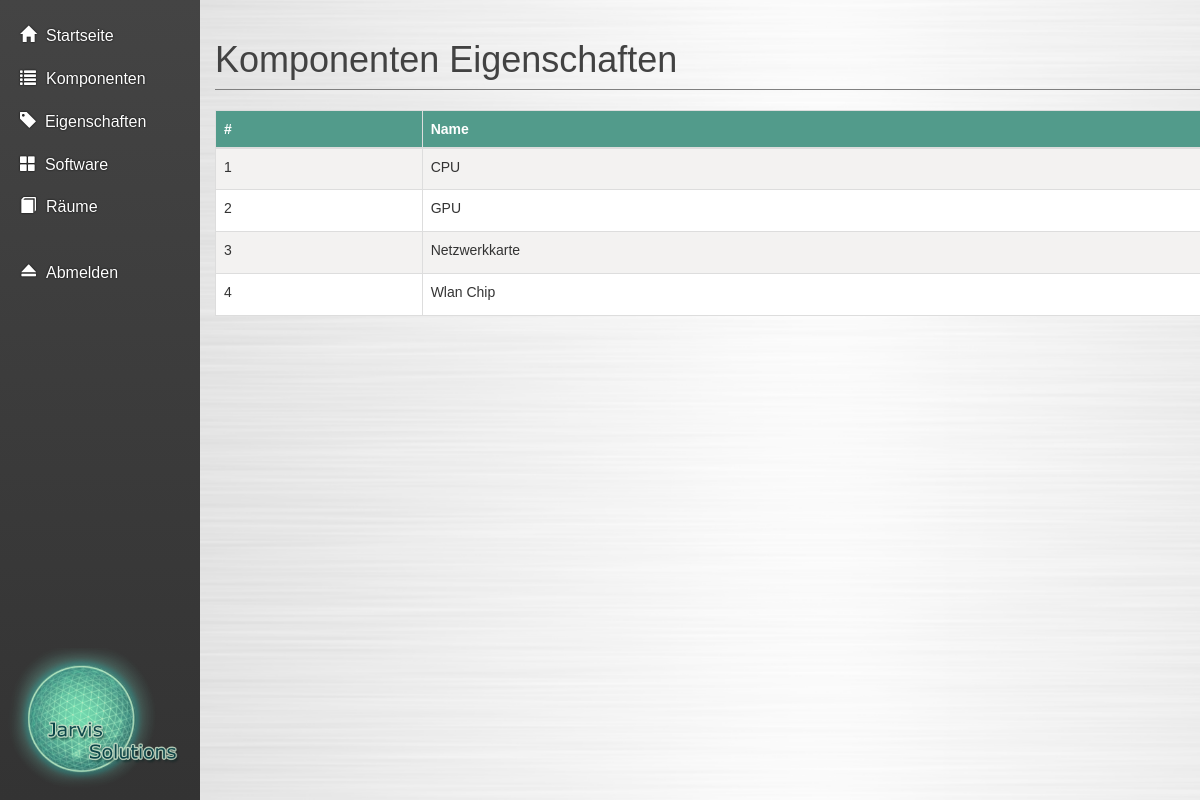
/pages/componentAttributes.php, run on an earlier commit of the app's database.
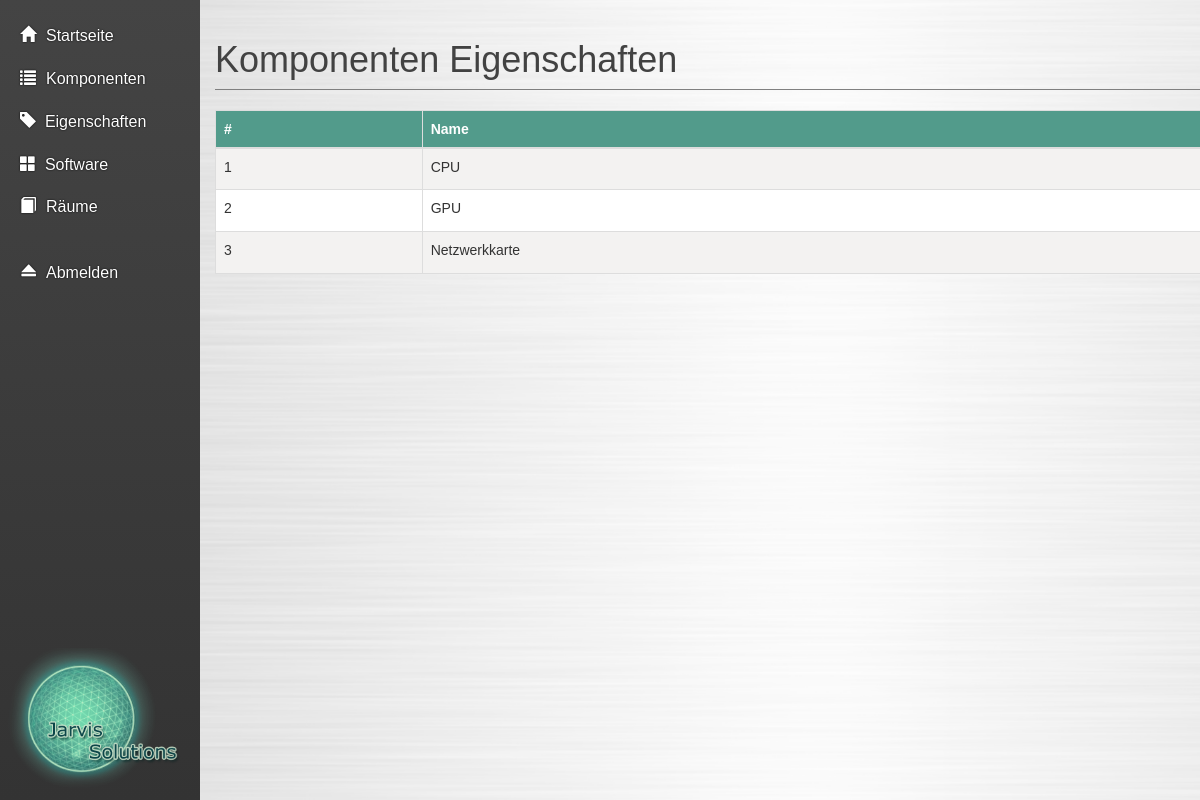
And on a later commit of the database.
### tables this page shows
CREATE TABLE IF NOT EXISTS `komponentenattribute` (
  `kat_id` int(11) NOT NULL,
  `kat_bezeichnung` varchar(25) NOT NULL
);

### php/dbq/attribute_query.php (called while the page is built, shortened)
<?php
include_once '../php/classes/db_connect.php';
function getAttributes() {
    global $mysqli;
    if (!$stmt = $mysqli->prepare("SELECT * FROM komponentenattribute")) {
        header("Location: ./err.php?err=Database error: "
                . "cannot prepare statement");
        exit();
    }
    $stmt->execute();
    $stmt->bind_result($id, $desc);
    $attributes = array();
    while ($stmt->fetch()) {
        $attributes[] = array("kat_id" => $id, "kat_bezeichnung" => $desc);
    }
    return $attributes;
}

### pages/componentAttributes.php (the view, shortened to what this page needs)
<?php
    include('../php/dbq/attribute_query.php');
?>
<!DOCTYPE html>
<html lang="de">
    <head>
        <?php include('../fragments/default_includes.php'); ?>
    </head>
    <body>
        <div class="wrapper">
            <div class="box">
                <div class="row row-offcanvas row-offcanvas-left">
                    <?php include('../fragments/navigation_left.php'); ?>
                    <div class="column col-sm-10 col-xs-11" id="main">
                        <div class="container">
                            <h1 class="page-header">Komponenten Eigenschaften</h1>
                            <table class="table table-bordered table-responsive">
                                <thead>
                                    <tr>
                                        <th>#</th>
                                        <th>Name</th>
                                    </tr>
                                </thead>
                                <tbody>
                                    <?php
                                        $properties = getAttributes();
                                        foreach($properties as $property) {
                                            $id = $property["kat_id"];
                                            $name = $property["kat_bezeichnung"];
                                            echo('
                                                <tr>
                                                    <td class="clickable">'.$id.'</td>
                                                    <td class="clickable">'.$name.'</td>
                                                    <td class="delete-column">
                                                        <button name="btnRemove" class="delete-button pull-right"><span class="glyphicon glyphicon-remove-sign"></span>
                                                    </td>
                                                </tr>
                                            ');
                                        }
                                    ?>
                                </tbody>
                            </table>
                        </div>
                    </div>
                </div>
            </div>
        </div>
    </body>
</html>

### fragments/default_includes.php (shortened to what this page needs)
<link href="../css/bootstrap.min.css" rel="stylesheet"/>
<link href="../css/style.css" rel="stylesheet"/>

### fragments/navigation_left.php (shortened to what this page needs)
<?php
    $homeUrl = "./index.php";
    $componentUrl = "./component.php";
    $propertiesUrl = "./componentAttributes.php";
    $softwareUrl = "./software.php";
    $roomsUrl = "./rooms.php";
    $logoutUrl = "./logout.php";
?>
<div class="col col-sm-2 col-xs-1 sidebar-offcanvas" id="sidebar">
    <ul class="nav hidden-xs" id="lg-menu">
        <li>
            <a href="<?php echo($homeUrl); ?>"><span class="glyphicon glyphicon-home"></span><span class="navigationText">Startseite</span></a>
        </li>
        <li>
            <a href="<?php echo($componentUrl); ?>"><span class="glyphicon glyphicon-list"></span><span class="navigationText">Komponenten</span></a>
        </li>
        <li>
            <a href="<?php echo($propertiesUrl); ?>"><span class="glyphicon glyphicon-tag"></span>&nbsp;&nbsp;Eigenschaften</a>
        </li>
        <li>
            <a href="<?php echo($softwareUrl); ?>"><span class="glyphicon glyphicon-th-large"></span>&nbsp;&nbsp;Software</a>
        </li>
        <li>
            <a href="<?php echo($roomsUrl); ?>"><span class="glyphicon glyphicon-book"></span><span class="navigationText">Räume</span></a>
        </li>
        <li>
            <span>&nbsp;</span>
        </li>
        <li>
            <a href="<?php echo($logoutUrl); ?>"><span class="glyphicon glyphicon-eject"></span><span class="navigationText">Abmelden</span></a>
        </li>
    </ul>
    <div class="hidden-xs">
        <img id="sidebar-footer" src="../images/Logo.png"/>
    </div>
</div>

### css/style.css (style rules this page uses)
* { cursor: default; }
html, body { height: 100%; font-family: verdana,arial,sans-serif; -webkit-user-select: none; -moz-user-select: none; -ms-user-select: none; user-select: none; }
thead { background-color: #529B8B; color: #FFF; }
tbody tr:nth-child(even) { background-color: #FFF; }
tbody tr:nth-child(odd) { background-color: #F3F2F1; }
.wrapper, .row { height: 100%; margin-left: 0; margin-right: 0; }
.wrapper:before, .wrapper:after, .column:before, .column:after { content: ""; display: table; }
.wrapper:after, .column:after { clear: both; }
.column { overflow: auto; *zoom: 1; }
.box { bottom: 0; left: 0; right: 0; top: 0; position: absolute; }
#main { background-image: url('../images/background.png'); background-size: cover; height: 100%; padding-left: 0; padding-right: 0; }
.navigationText { margin-left: 10px; }
.nav { font-family: Arial,sans-serif; font-size: 16px; }
#sidebar { padding: 0px; padding-top: 15px; padding-left: 0px; background: #444; background: -webkit-linear-gradient(#444, #333); background: -o-linear-gradient(#444, #333); background: -moz-linear-gradient(#444, #333); background: linear-gradient(#444, #333); height: 100%; }
#sidebar, #sidebar a, #sidebar-footer a { color: #ffffff; text-shadow: 0 0 2px #000000; padding-left: 0px; }
#sidebar a { padding-left: 20px; }
#sidebar-footer { background-color: transparent; position: absolute; bottom: 5px; padding: 5px; width: 100%; }
h1, h2, h3 { font-weight: 800; }
.page-header { border-color: #808080; font-weight: 300; //color: #00998F; color: #424242; }

What changed in the data, as far as the page shows it:
removed komponentenattribute: kat_id "4", kat_bezeichnung "Wlan Chip"
